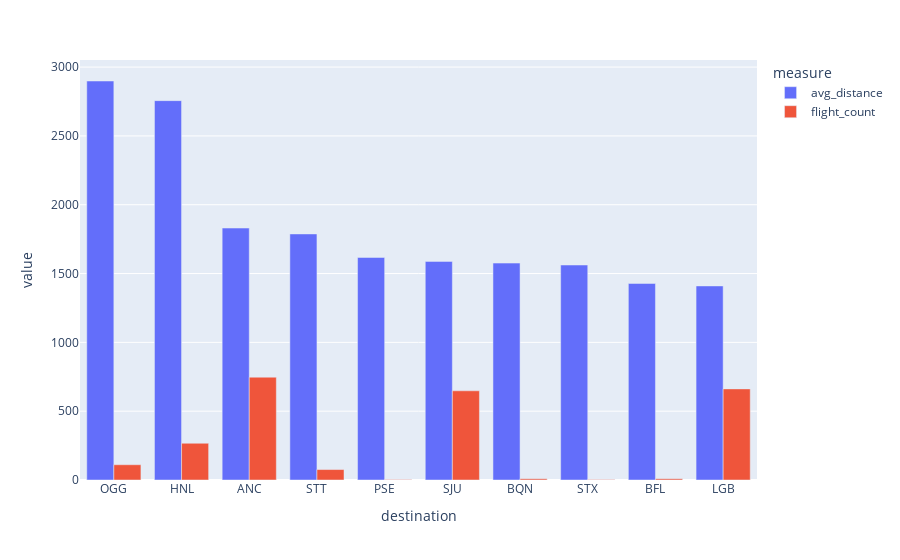

Here is the notebook cell this chart was saved with:
### Code cell
# note: We use Image to display image in Github.
# For regular usage, you can use .chart() and the result will be displayed in the notebook.
flights_sm.query(
    dimensions=["destination"],
    measures=["avg_distance", "flight_count"],
    order_by=[("avg_distance", "desc")],
    limit=10,
).chart_plotly()

### Figure 1 — Plotly figure (JSON) as saved in the notebook; plotly's stock layout.template omitted (floating-point values rounded to 4 significant figures)
{"data": [{"hovertemplate": "measure=avg_distance<br>destination=%{x}<br>value=%{y}<extra></extra>", "legendgroup": "avg_distance", "marker": {"color": "#636efa", "pattern": {"shape": ""}}, "name": "avg_distance", "orientation": "v", "showlegend": true, "textposition": "auto", "type": "bar", "x": ["OGG", "HNL", "ANC", "STT", "PSE", "SJU", "BQN", "STX", "BFL", "LGB"], "xaxis": "x", "y": [2899.0, 2756.0, 1831.0, 1788.0, 1617.0, 1588.0, 1576.0, 1562.0, 1428.0, 1410.0], "yaxis": "y"}, {"hovertemplate": "measure=flight_count<br>destination=%{x}<br>value=%{y}<extra></extra>", "legendgroup": "flight_count", "marker": {"color": "#EF553B", "pattern": {"shape": ""}}, "name": "flight_count", "orientation": "v", "showlegend": true, "textposition": "auto", "type": "bar", "x": ["OGG", "HNL", "ANC", "STT", "PSE", "SJU", "BQN", "STX", "BFL", "LGB"], "xaxis": "x", "y": [111.0, 267.0, 747.0, 76.0, 3.0, 648.0, 9.0, 3.0, 9.0, 662.0], "yaxis": "y"}], "layout": {"barmode": "group", "legend": {"title": {"text": "measure"}, "tracegroupgap": 0}, "margin": {"t": 60}, "xaxis": {"anchor": "y", "domain": [0, 1], "title": {"text": "destination"}}, "yaxis": {"anchor": "x", "domain": [0, 1], "title": {"text": "value"}}}}
